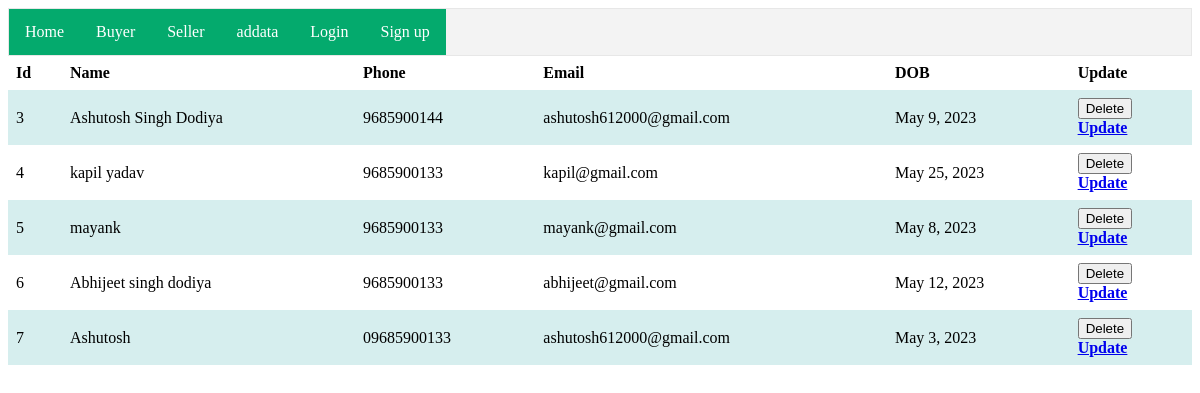
The page / on the database its author committed.
### myapp/models.py (models this page shows)
class Myapp_Detail(models.Model):
    name = models.CharField(max_length=100)
    mobile = models.CharField(max_length=10)
    email = models.EmailField()
    age = models.DateField(blank=True, null=True)
    class Meta:
        verbose_name_plural = ("app1")

### myapp/views.py (the view)
# urls.py: path('',index,name='myapp'),
def index(request):
    mdata = Myapp_Detail.objects.all()
    return render(request, 'home.html', {'mdata': mdata})

### templates/home.html (shortened to what this page needs)
{% extends 'base.html' %}
{% block add %}
<!DOCTYPE html>
<html>
<head>
</head>
<body>
<div>
<table>
    <tr>
        <th>Id</th>
        <th>Name</th>
        <th>Phone</th>
        <th>Email</th>
        <th>DOB</th>
        <th>Update</th>
    </tr>
    {% for i in mdata %}
    <tr>
        <td>{{i.id}}</td>
        <td>{{i.name}}</td>
        <td>{{i.mobile}}</td>
        <td>{{i.email}}</td>
        <td>{{i.age}}</td>
        <td>
          <form action="{% url 'deletedata' i.id %}">
            <input type="submit" value="Delete">
          </form>
          <a href="{% url 'updatedata' i.id%}"><b>Update</a>
          </tr>
    {% endfor %}
</table>
</div>
</body>
</html>
{% endblock  %}

### templates/base.html (shortened to what this page needs)
<!DOCTYPE html>
<html>
<head>
</head>
<body>
<ul>
  <li><a class="active" href={% url 'myapp' %}>Home</a></li>
  <li><a class="active" href={% url 'buyer' %}>Buyer</a></li>
  <li><a class="active" href={% url 'seller' %}>Seller</a></li>
  <li><a class="active" href={% url 'adddata' %}>addata</a></li>
  <li><a class="active" href={% url 'login' %}>Login</a></li>
  <li><a class="active" href={% url 'handlesignup' %}>Sign up</a></li>
</ul>
{% block add %}{% endblock add %}
</body>

### templates/base.html (style rules this page uses)
ul { list-style-type: none; margin: 0; padding: 0; overflow: hidden; border: 1px solid #e7e7e7; background-color: #f3f3f3; }
li { float: left; }
li a { display: block; color: #666; text-align: center; padding: 14px 16px; text-decoration: none; }
li a.active { color: white; background-color: #04AA6D; }

### templates/home.html (style rules this page uses)
table { border-collapse: collapse; width: 100%; }
th, td { text-align: left; padding: 8px; }
tr:nth-child(even) { background-color: #D6EEEE; }

### rows shown on the page
Myapp_Detail: id "3", name "Ashutosh Singh Dodiya", mobile "9685900144", email "ashutosh612000@gmail.com", age "May 9, 2023"
Myapp_Detail: id "4", name "kapil yadav", mobile "9685900133", email "kapil@gmail.com", age "May 25, 2023"
Myapp_Detail: id "5", name "mayank", mobile "9685900133", email "mayank@gmail.com", age "May 8, 2023"
Myapp_Detail: id "6", name "Abhijeet singh dodiya", mobile "9685900133", email "abhijeet@gmail.com", age "May 12, 2023"
Myapp_Detail: id "7", name "Ashutosh", mobile "09685900133", email "ashutosh612000@gmail.com", age "May 3, 2023"
